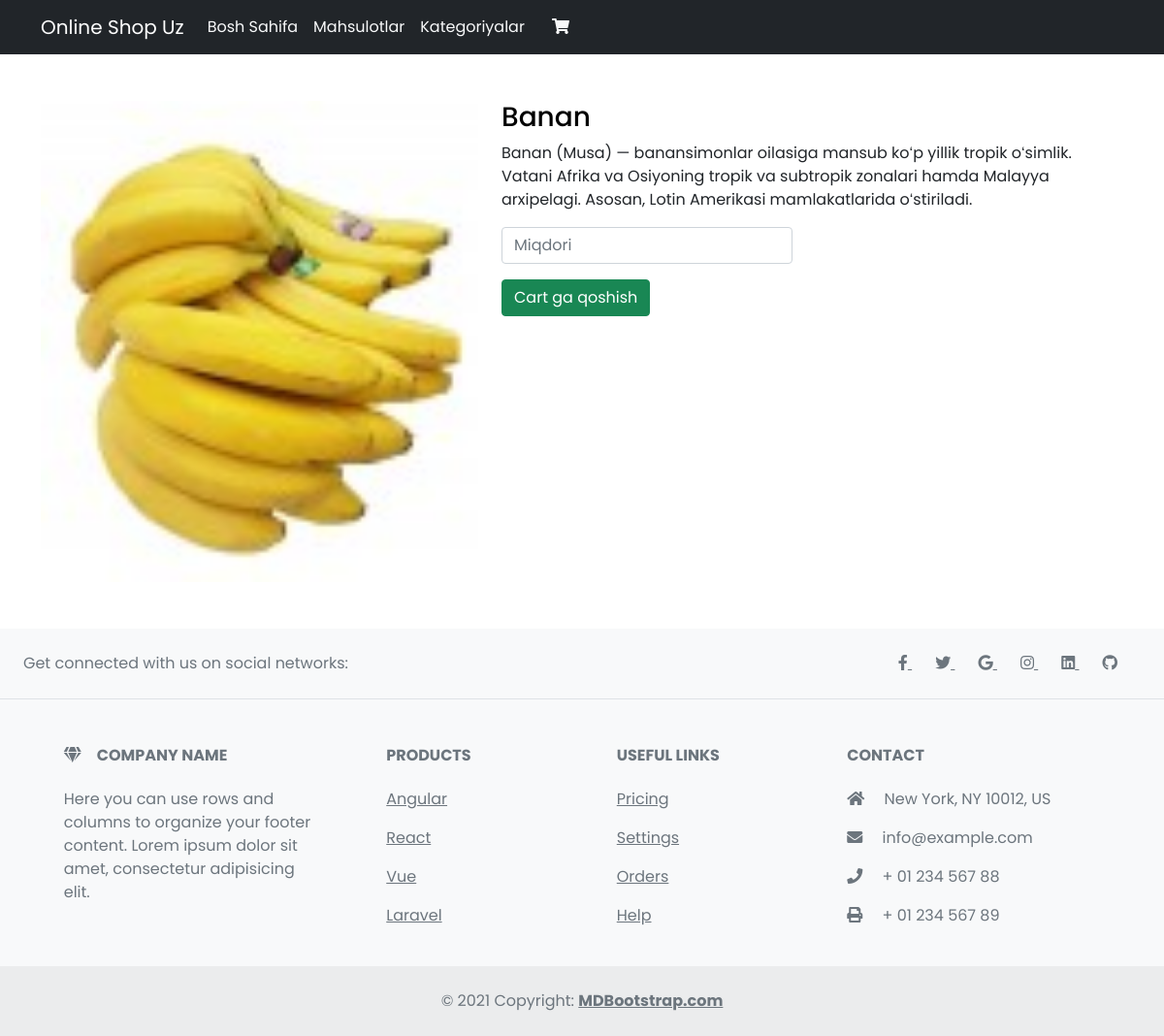
Screenshot of /detail/3/ with the database file from the repository.
### shop/models.py (models this page shows)
class Product(models.Model):
    COLORS = (
        ('white', 'WHITE'),
        ('black', 'BLACK'),
        ('blue', 'BLUE'),
        ('green', 'GREEN'),
        ('yellow', 'YELLOW'),
        ('red', 'RED'),
        ('tomato', 'TOMATO'),
        ('pink', 'PINK'),
        ('teal', 'TEAL'),
        ('brown', 'BROWN'),
    )
    name = models.CharField("Name", max_length=100)
    slug = models.SlugField("*", max_length=100)
    category = models.ForeignKey(
        Category,
        on_delete=models.PROTECT,
        related_name='products'
        )
    image = models.ImageField("Product image", upload_to='product_images/')
    price = models.PositiveIntegerField("Price", default=0)
    description = models.TextField("About product")
    in_stock = models.PositiveIntegerField("Count", default=1)
    colors = models.ManyToManyField(Colors, related_name="colors", null=True, blank=True)
    discount = models.CharField("Discount", max_length=10, blank=True)
    def __str__(self):
        return f"{self.name}"
    class Meta:
        ordering = ["-id"]

### shop/views.py (the view)
# urls.py: path("detail/<int:p_id>/", views.detail, name='detail'),
def detail(request, p_id):
    obj = Product.objects.select_related("category").get(id=p_id)
    category = obj.category
    related_product = Product.objects.filter(category=category)
    print(obj)
    context = {
        "object":obj,
        "products": related_product
    }
    return render(request, "detail.html", context)

### shop/context_pro.py (called while the page is built)
def view_all(request):
    context = {
        'banners': BannerHeader.objects.all(),
        'categories': Category.objects.all(),
    }
    return context

### templates/detail.html (shortened to what this page needs)
{% extends 'base.html' %}
  {% block content %}
      <div class="container mt-5">
        <div class="row">
            <div class="col-md-5">
                <div class="image-content-hidden">
                    <img src="{{ object.image.url }}" class="w-100 hoverabel-animation" alt="">
                </div>
            </div>
            <div class="col-md-7">
                <h3 class="title">{{ object.name }}</h3>
                <p>{{ object.description }}</p>
                <div class="add-content form-group">
                    <input type="number" class="form-control" style="width: 300px;" placeholder="Miqdori">
                    <button class="btn btn-success mt-3" onclick="AddToCartQty( {{ object.id }}, this.parentElement.children[0].value )">Cart ga qoshish</button>
                </div>
            </div>
        </div>
      </div>
      <br>
      <br>
{% endblock %}

### staticfiles/css/style.css (style rules this page uses)
* { margin: 0; padding: 0; box-sizing: border-box; font-family: 'Poppins', sans-serif; }
.title { color: #000; text-decoration: none; }
.image-content-hidden { width: 100%; height: auto; overflow: hidden; }
.hoverabel-animation { transition: all 0.5s; }

### templates/base.html (style rules this page uses)
* { margin: 0; padding: 0; box-sizing: border-box; font-family: 'Poppins', sans-serif; }
.title { color: #000; text-decoration: none; }
.image-content-hidden { width: 100%; height: auto; overflow: hidden; }
.hoverabel-animation { transition: all 0.5s; }

### rows the page displays
Product: image (picture), name "Banan", description "Banan (Musa) — banansimonlar oilasiga mansub koʻp yillik tropik oʻsimlik. Vatani Afrika va Osiyoning tropik va subtropik zonalari hamda Malayya arxipelagi. Asosan, Lotin Amerikasi mamlakatlarida oʻstiriladi."
